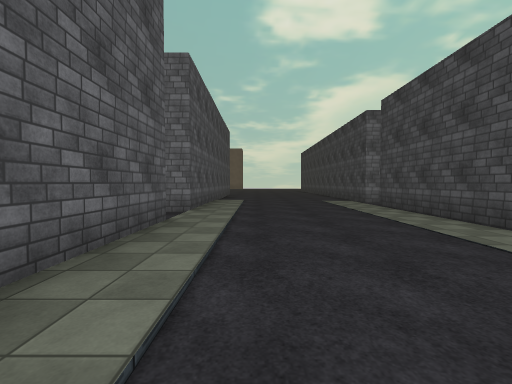
[1] (above)

22 first-person views from a walk through a 3-D level made in the Unity game engine. The camera is 1.5 m above the floor, tilts 2° down and sees 90° across. The floor is counted in squares, 2 m on a side. Each view is taken from the middle of a square. On the plan, view 1 faces up. The plan holds only what a view shows up to about 9 squares ahead; the rest is blank. The place goes on beyond the plan. Some animated figures are not drawn. Some surface patterns are stand-ins.

[2]
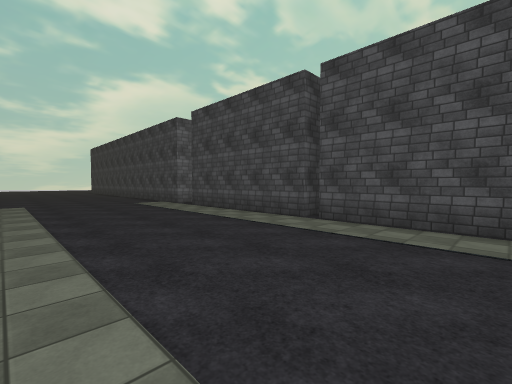

[3]
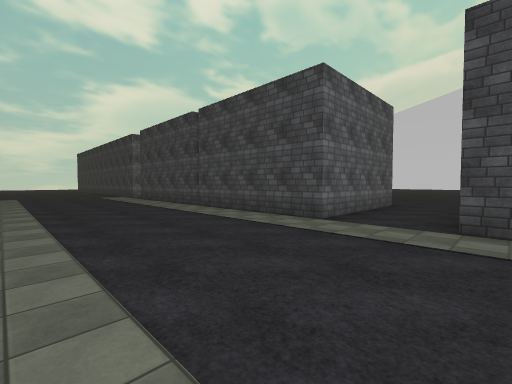

[4]
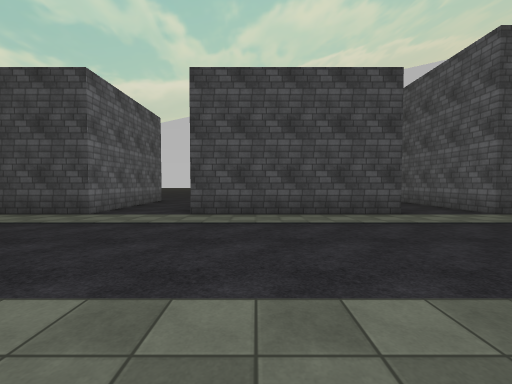

[5]
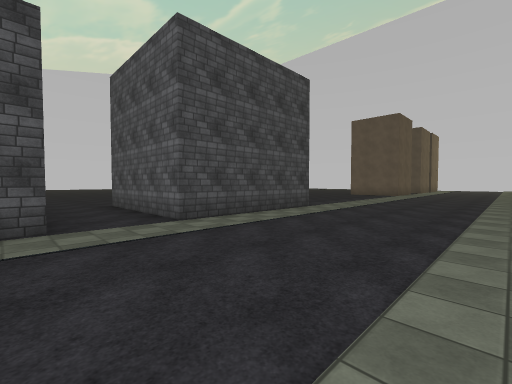

[6]
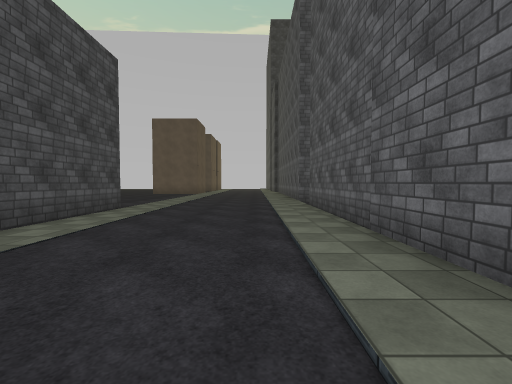

[7]
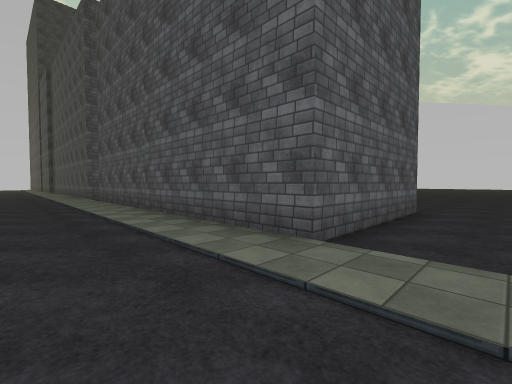

[8]
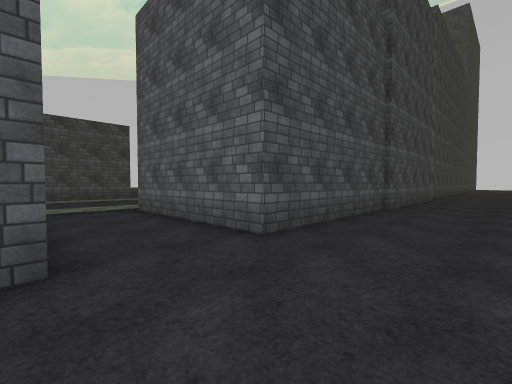

[9]
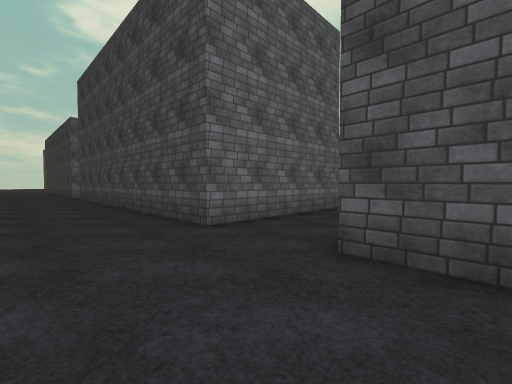

[10]
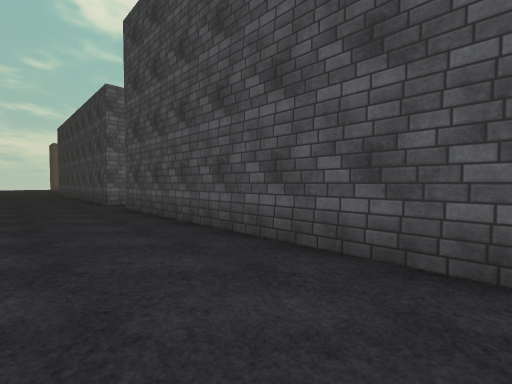

[11]
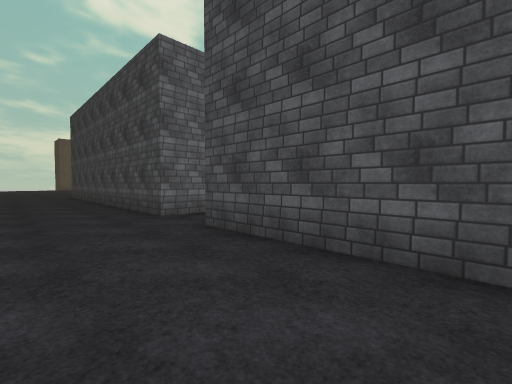

[12]
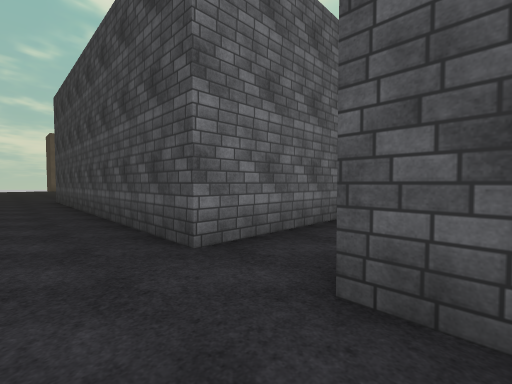

[13]
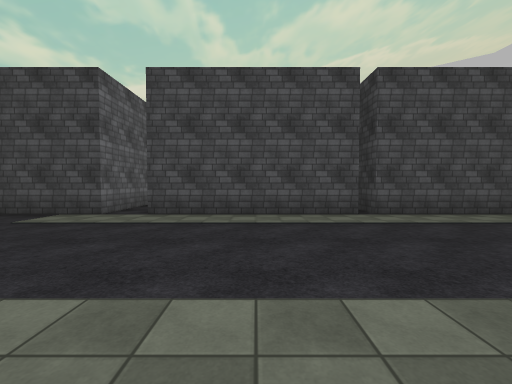

[14]
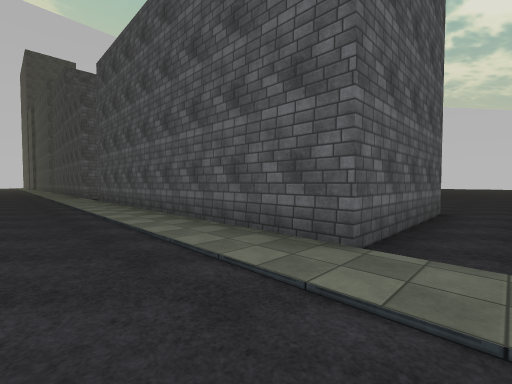

[15]
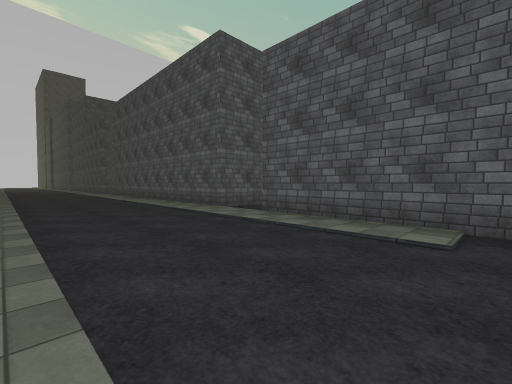

[16]
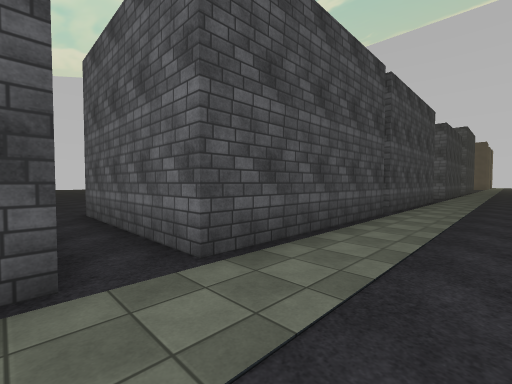

[17]
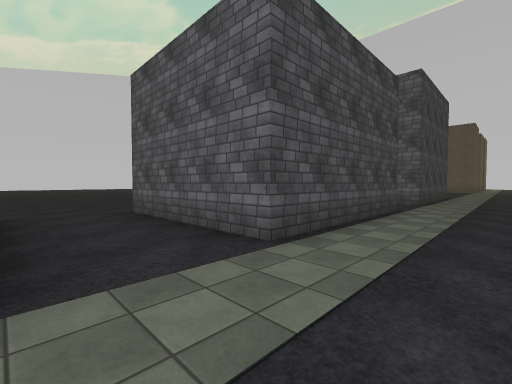

[18]
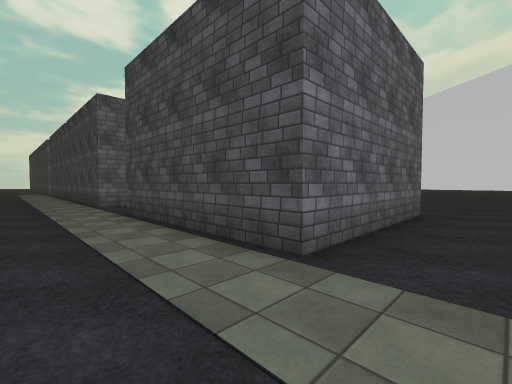

[19]
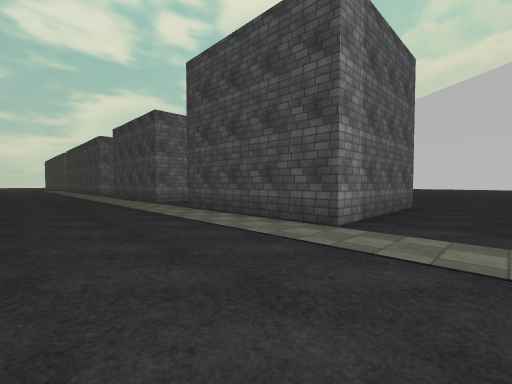

[20]
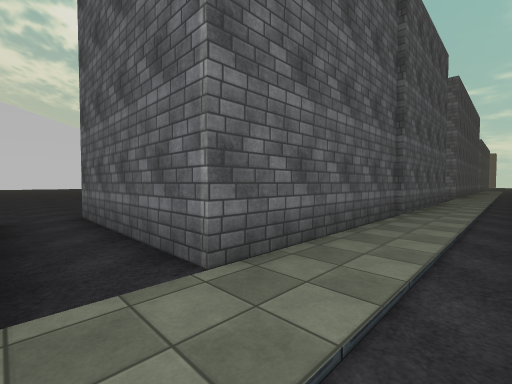

[21]
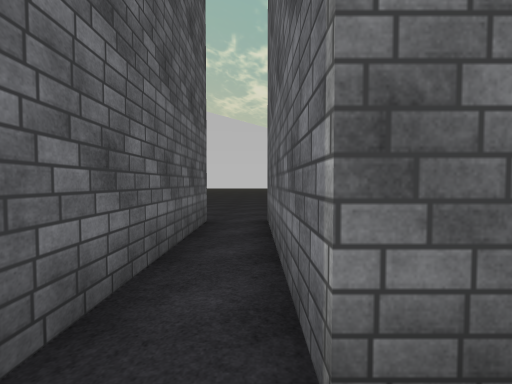

[22]
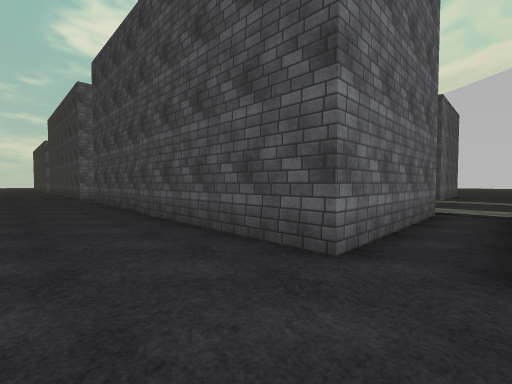

### Floor plan
Points are (right, up) in squares from view 1. A wall is a line through its corners. A room is listed if a view was taken in it or the views show most of it. See-through windows are left out.
Room 1 (views 1, 2, 3, 5, 6, 7, 14, 15, 16, 17, 18, 19, 20, 21)
walls: (-1.7, -7.7) (-1.7, -17.7); (8.8, -2) (4.2, -2) (4.2, 3.1); (9, -9.5) (4.2, -9.5) (4.2, -4.4) (9, -4.4); (4.2, 3.5) (4.2, 8.6) (9, 8.6); (-1.7, 4.8) (-1.7, -4.1); (8.9, -16.9) (4.2, -16.9) (4.2, -11.8) (9, -11.8); (6.9, 9.7) (4.2, 9.7) (4.2, 11.5); (-1.7, 11.1) (-1.7, 6.5)
ways out: opening at (-1, -18) to room 2; opening at (-1, -6.5) to room 2; opening at (-1, 5.5) to room 2; opening at (8, -18.5); opening at (9, -10.5); opening at (9, -3.5); opening at (9, 9)
Room 2 (views 4, 8, 9, 10, 11, 12, 13, 22)
walls: (-1.6, -5.3) (-6.5, -5.3) (-6.5, 4.8) (-1.7, 4.8); (-1.7, 6.5) (-6.5, 6.5) (-6.5, 11.5); (-1.7, -17.7) (-6.5, -17.7) (-6.5, -7.7) (-1.7, -7.7); (-6.5, -19) (-2, -19)
ways out: opening at (-1, -18) to room 1; opening at (-1, -6.5) to room 1; opening at (-1, 5.5) to room 1

Positions as (right, up) in squares from view 1, and headings:
1: (0, 0), facing up
2: (-1, 0), facing up-right
3: (-1, -5), facing up-right
4: (-2, -6), facing right
5: (-1, -9), facing down-right
6: (0, -9), facing down
7: (1, -6), facing down-left
8: (-9, -5), facing down-right
9: (-9, -9), facing up-right
10: (-9, -3), facing up-right
11: (-9, 1), facing up-right
12: (-8, 4), facing up-right
13: (-2, 6), facing right
14: (1, 6), facing down-left
15: (3, 11), facing down-left
16: (2, 10), facing down-right
17: (2, -2), facing down-right
18: (2, -11), facing up-right
19: (0, -19), facing up-right
20: (0, -19), facing up-left
21: (-1, -18), facing left
22: (-9, -19), facing up-right
